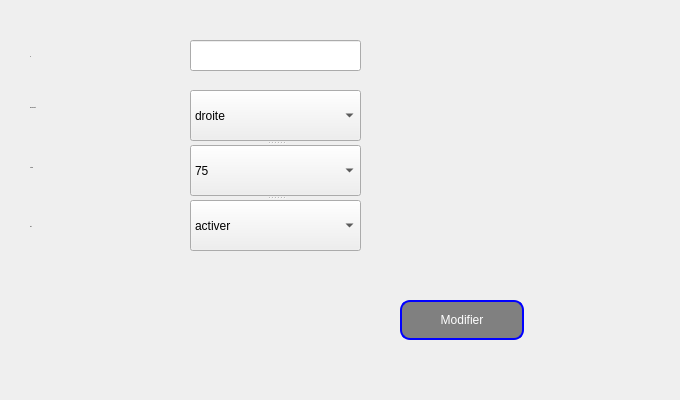
     <widget class="QWidget" name="tab_5">
      <attribute name="title">
       <string>Modifier</string>
      </attribute>
      <widget class="QPushButton" name="Button_modifier">
       <property name="geometry">
        <rect>
         <x>400</x>
         <y>300</y>
         <width>124</width>
         <height>40</height>
        </rect>
       </property>
       <property name="styleSheet">
        <string notr="true">QPushButton {
color: white;
  background: gray;

border-width: 2px;
border-color: blue;
border-style: solid;
border-radius: 10;
padding: 3px;
font-size: 12px;
padding-left: 5px;
padding-right: 5px;
min-width: 110px;
max-width: 110px;
min-height: 30px;
max-height: 30px;
}</string>
       </property>
       <property name="text">
        <string>Modifier</string>
       </property>
       <property name="iconSize">
        <size>
         <width>25</width>
         <height>25</height>
        </size>
       </property>
      </widget>
      <widget class="QLabel" name="label_12">
       <property name="geometry">
        <rect>
         <x>30</x>
         <y>50</y>
         <width>47</width>
         <height>13</height>
        </rect>
       </property>
       <property name="font">
        <font>
         <pointsize>-1</pointsize>
        </font>
       </property>
       <property name="text">
        <string>ID</string>
       </property>
      </widget>
      <widget class="QLabel" name="label_9">
       <property name="geometry">
        <rect>
         <x>30</x>
         <y>220</y>
         <width>47</width>
         <height>13</height>
        </rect>
       </property>
       <property name="font">
        <font>
         <pointsize>-1</pointsize>
        </font>
       </property>
       <property name="text">
        <string>Etat</string>
       </property>
      </widget>
      <widget class="QLineEdit" name="lineEdit_id_2">
       <property name="geometry">
        <rect>
         <x>190</x>
         <y>40</y>
         <width>171</width>
         <height>31</height>
        </rect>
       </property>
       <property name="styleSheet">
        <string notr="true">QLineEdit
{
    border-color: blue

    
}

</string>
       </property>
      </widget>
      <widget class="QLabel" name="label_10">
       <property name="geometry">
        <rect>
         <x>30</x>
         <y>100</y>
         <width>121</width>
         <height>16</height>
        </rect>
       </property>
       <property name="font">
        <font>
         <pointsize>-1</pointsize>
        </font>
       </property>
       <property name="text">
        <string>Emplacement</string>
       </property>
      </widget>
      <widget class="QLabel" name="label_11">
       <property name="geometry">
        <rect>
         <x>30</x>
         <y>160</y>
         <width>81</width>
         <height>16</height>
        </rect>
       </property>
       <property name="font">
        <font>
         <pointsize>-1</pointsize>
        </font>
       </property>
       <property name="text">
        <string>voltage</string>
       </property>
      </widget>
      <widget class="QSplitter" name="splitter_2">
       <property name="geometry">
        <rect>
         <x>190</x>
         <y>90</y>
         <width>171</width>
         <height>161</height>
        </rect>
       </property>
       <property name="orientation">
        <enum>Qt::Vertical</enum>
       </property>
       <widget class="QComboBox" name="comboBox_emplacement_2">
        <item>
         <property name="text">
          <string>droite</string>
         </property>
        </item>
        <item>
         <property name="text">
          <string>milieu</string>
         </property>
        </item>
        <item>
         <property name="text">
          <string>gauche</string>
         </property>
        </item>
       </widget>
       <widget class="QComboBox" name="comboBox_voltage_2">
        <item>
         <property name="text">
          <string>75</string>
         </property>
        </item>
        <item>
         <property name="text">
          <string>100</string>
         </property>
        </item>
        <item>
         <property name="text">
          <string>120</string>
         </property>
        </item>
       </widget>
       <widget class="QComboBox" name="comboBox_etat_2">
        <item>
         <property name="text">
          <string>activer</string>
         </property>
        </item>
        <item>
         <property name="text">
          <string>desactiver</string>
         </property>
        </item>
       </widget>
      </widget>
      <widget class="QLabel" name="label_159">
       <property name="geometry">
        <rect>
         <x>0</x>
         <y>0</y>
         <width>671</width>
         <height>391</height>
        </rect>
       </property>
       <property name="text">
        <string/>
       </property>
       <property name="pixmap">
        <pixmap>../../Desktop/qt/ok.jpg</pixmap>
       </property>
       <property name="scaledContents">
        <bool>true</bool>
       </property>
      </widget>
      <zorder>label_159</zorder>
      <zorder>Button_modifier</zorder>
      <zorder>label_12</zorder>
      <zorder>label_9</zorder>
      <zorder>lineEdit_id_2</zorder>
      <zorder>label_10</zorder>
      <zorder>label_11</zorder>
      <zorder>splitter_2</zorder>
     </widget>
